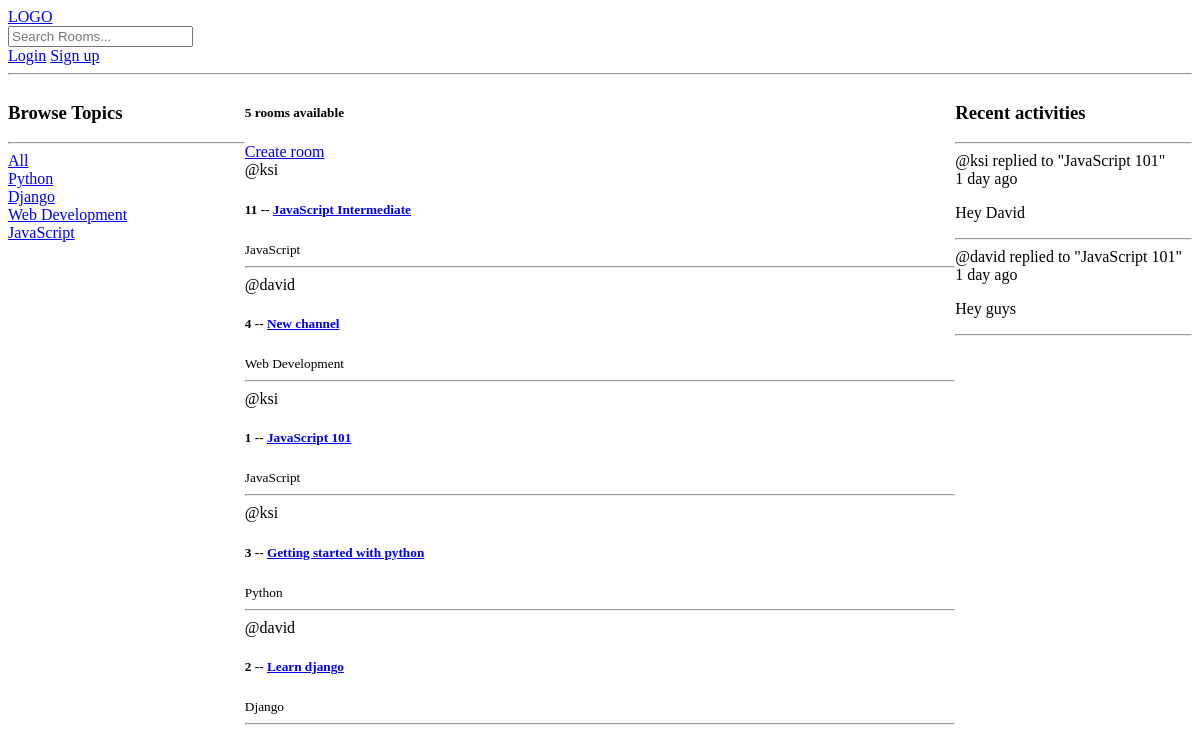
The app's page /, older data.
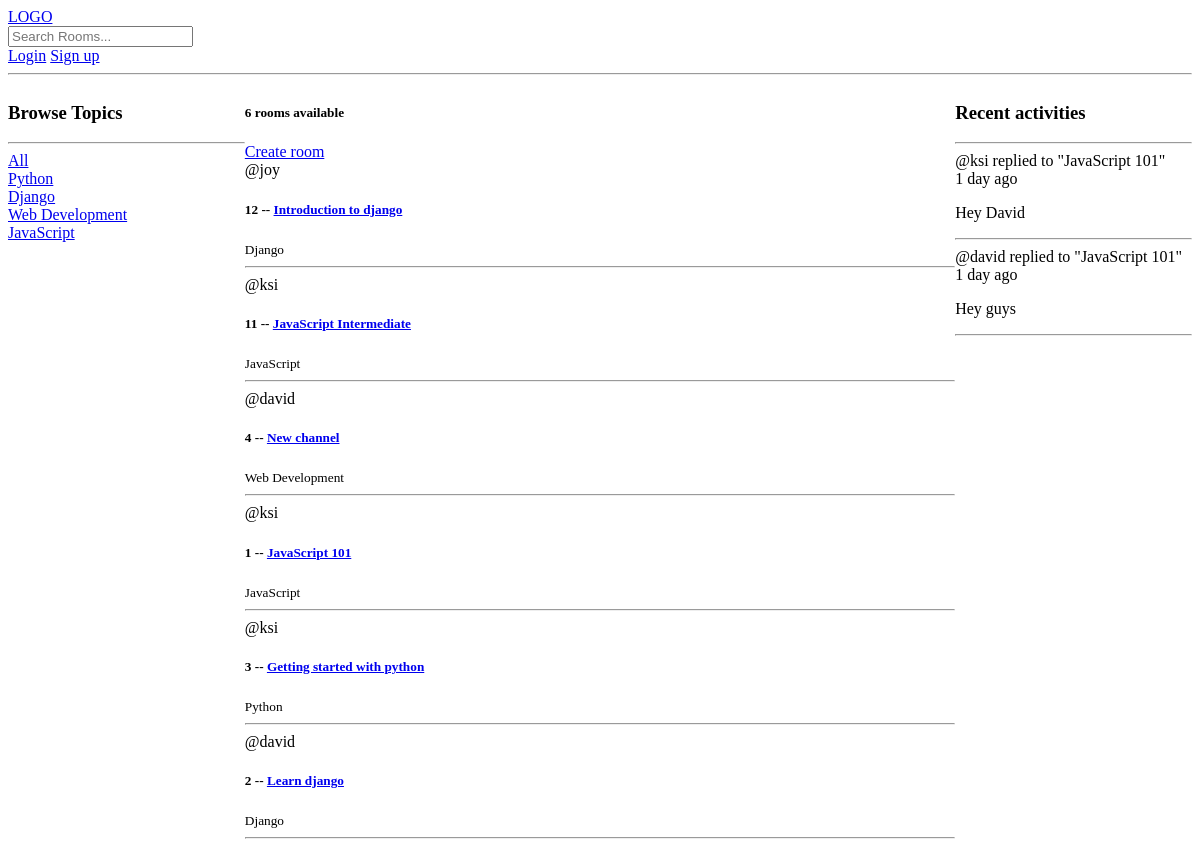
The same page, newer data.
### base/models.py (models this page shows)
class Topic(models.Model):
    name = models.CharField(max_length=200)
    def __str__(self):
        return self.name

class Room(models.Model):
    host = models.ForeignKey(User, on_delete=models.SET_NULL, null=True)
    topic = models.ForeignKey(Topic, on_delete=models.SET_NULL, null=True)
    name = models.CharField(max_length=200)
    participants = models.ManyToManyField(User, related_name='participants', blank=True)
    description = models.TextField(null=True, blank=True)
    updated = models.DateTimeField(auto_now=True)
    created = models.DateTimeField(auto_now_add=True)
    def __str__(self):
        return self.name
    class Meta:
        ordering = ['-updated', '-created']

class Message(models.Model):
    user = models.ForeignKey(User, on_delete=models.CASCADE)
    room = models.ForeignKey(Room, on_delete=models.CASCADE)
    body = models.TextField()
    updated = models.DateTimeField(auto_now=True)
    created = models.DateTimeField(auto_now_add=True)
    class Meta:
        ordering = ['-updated', '-created']
    def __str__(self):
        return self.body[0:50]

### base/views.py (the view)
# urls.py: path('', views.home, name="home"),
def home(request):
    q = request.GET.get('q') if request.GET.get('q') != None else ''
    topics = Topic.objects.all()
    rooms = Room.objects.filter(
        Q(topic__name__icontains=q) |
        Q(name__icontains=q) |
        Q(description__icontains=q)
        )
    room_count = rooms.count()
    room_messages = Message.objects.all()
    context = {'rooms': rooms, 'topics': topics, 'room_count': room_count, 'room_messages': room_messages}
    return render(request, 'base/home.html', context)

### base/templates/base/home.html (shortened to what this page needs)
{% extends 'main.html' %}
{% block content %}
<div>
    <div class="home-container">
        <div>
            <h3>Browse Topics</h3>
            <hr>
            <div>
                <a href="{% url 'home' %}">All</a>
            </div>
            {% for topic in topics %}
            <div>
                <a href="{% url 'home' %}?q={{topic.name}}">{{topic.name}}</a>
            </div>
            {% endfor %}
        </div>
        <div>
            <h5>{{room_count}} rooms available</h5>
            <a href="{% url 'form' %}">Create room</a>
            {% for room in rooms%}
            <div>
                <span>@{{room.host.username}}</span>
                <h5>{{room.id}} -- <a href="{% url 'room' room.id %}">{{room.name}}</a></h5>
                <small>{{room.topic}}</small>
                <hr>
            </div>
            {% endfor %}
        </div>
        <div>
            <h3>Recent activities</h3>
            <hr>
            {% for message in room_messages %}
            <replied>@{{message.user}} replied to "{{message.room}}" {{message.created|timesince}} ago</small>
            <p>{{message}}</p>
            <hr>
            {% endfor %}
        </div>
    </div>
</div>
{% endblock content %}

Row changes from the older to the newer data that the page shows:
added Room: host.username "joy", id "12", name "Introduction to django", topic "Django"
Text that changed along with them:
{{ room_count }}: "5" → "6"
